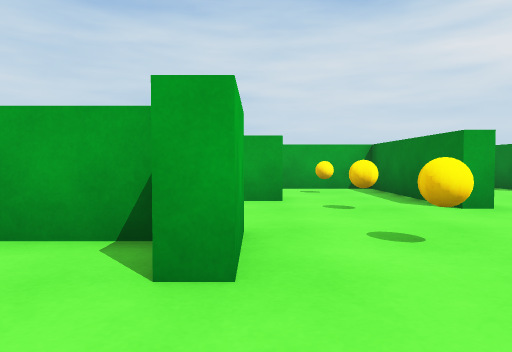
View 1 (above)

24 first-person views from a walk through a scene from a Unity 3-D project. The camera is 0.65 m above the floor, tilts 2° down and sees 70° across. The floor is counted in squares, 1 m on a side. Each view is taken from the middle of a square. On the plan, view 1 faces up. The plan holds only what a view shows up to about 10 squares ahead; the rest is blank.

View 2
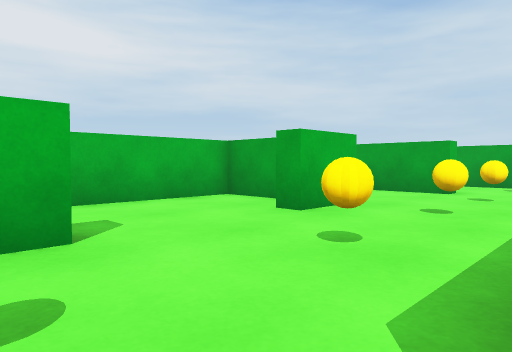

View 3
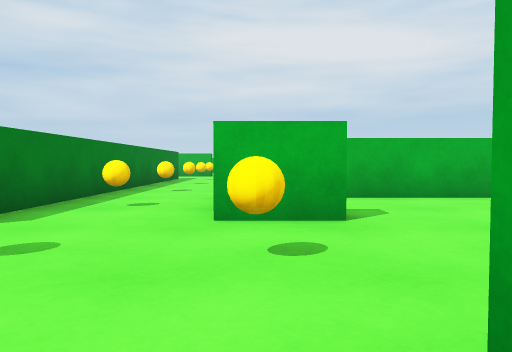

View 4
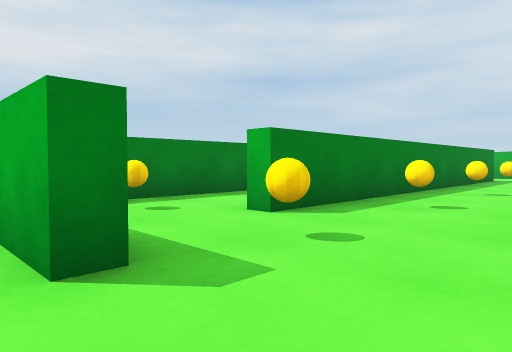

View 5
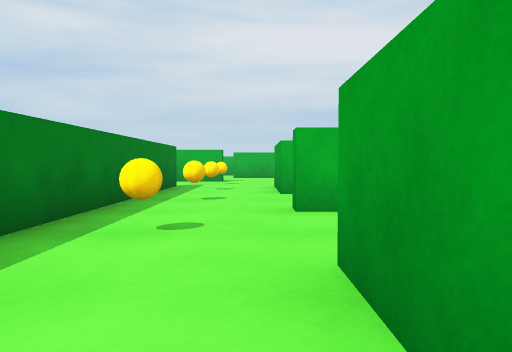

View 6
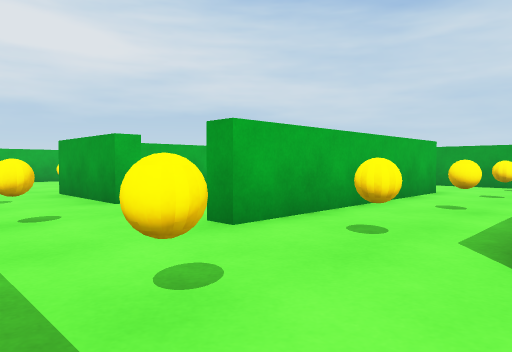

View 7
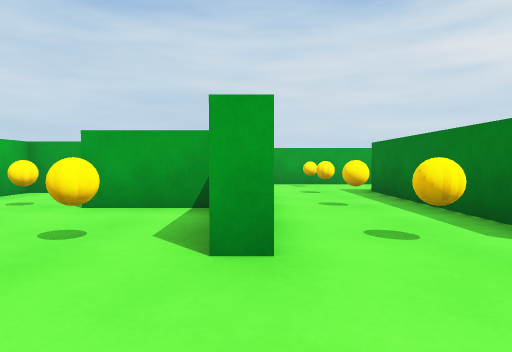

View 8
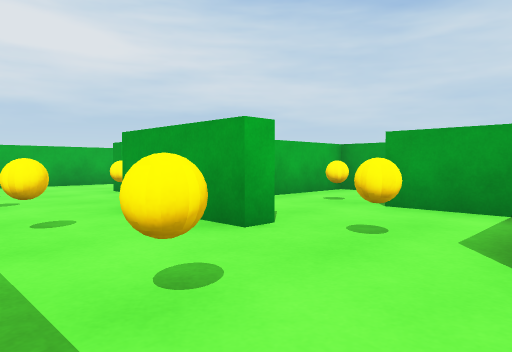

View 9
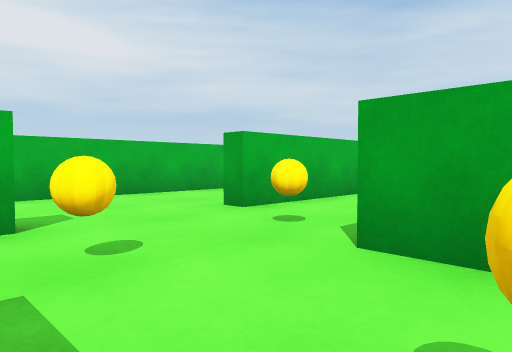

View 10
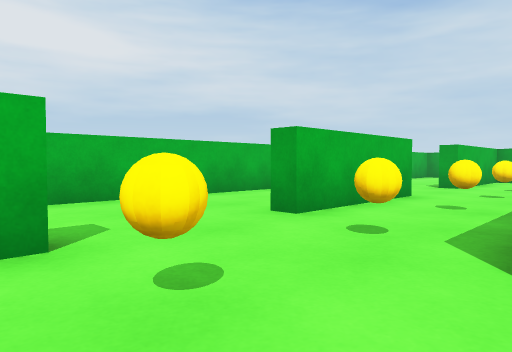

View 11
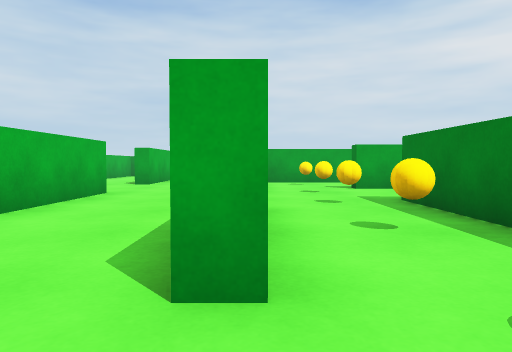

View 12
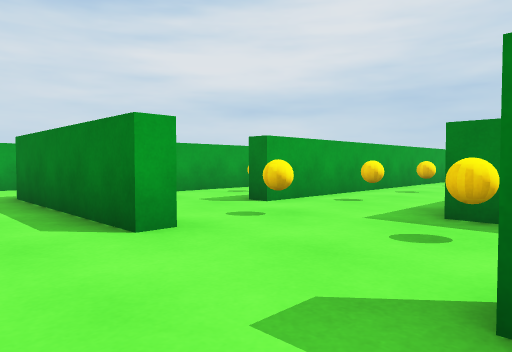

View 13
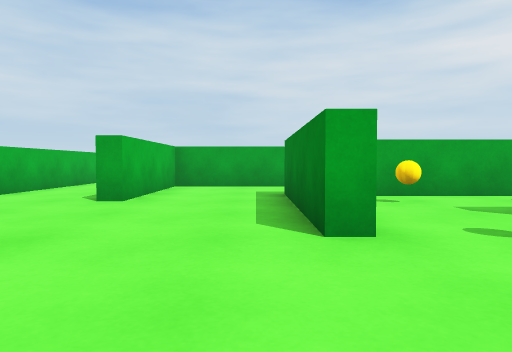

View 14
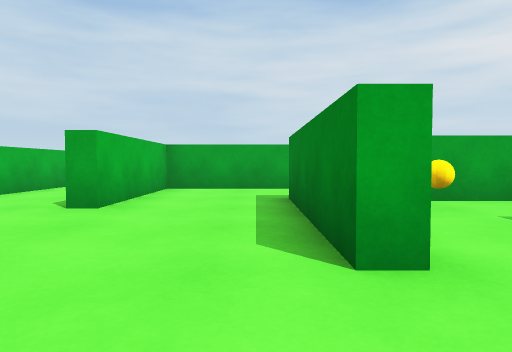

View 15
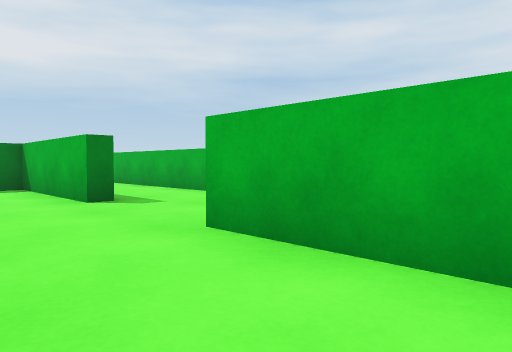

View 16
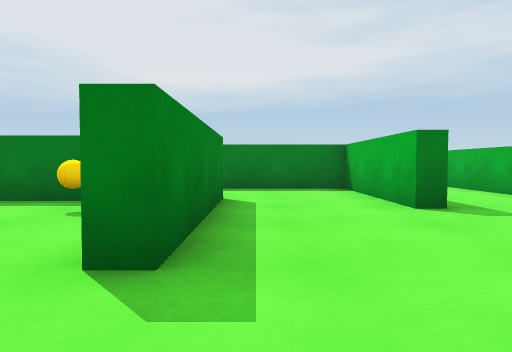

View 17
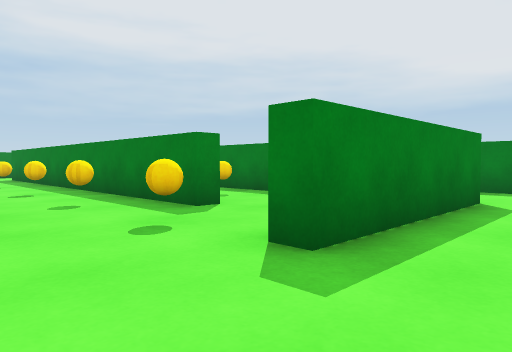

View 18
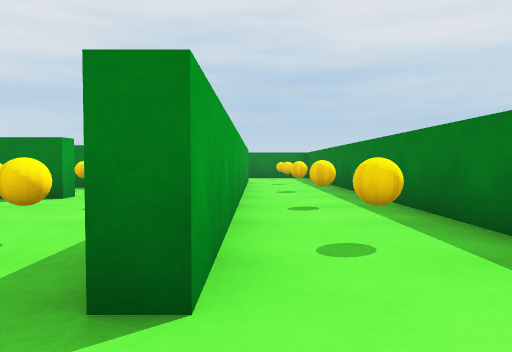

View 19
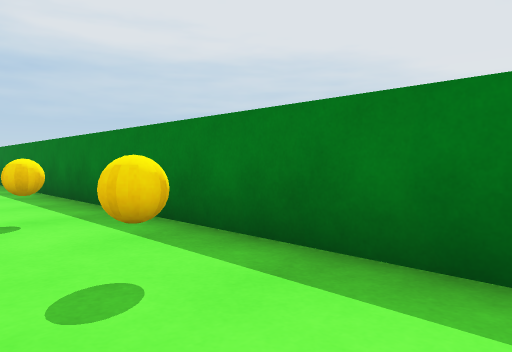

View 20
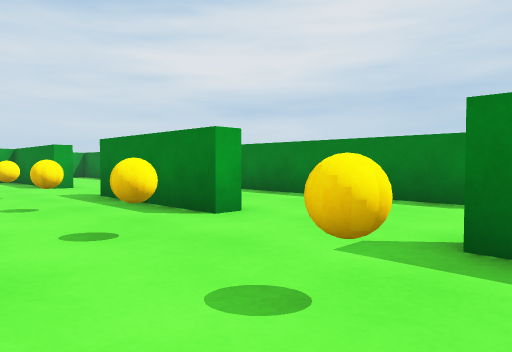

View 21
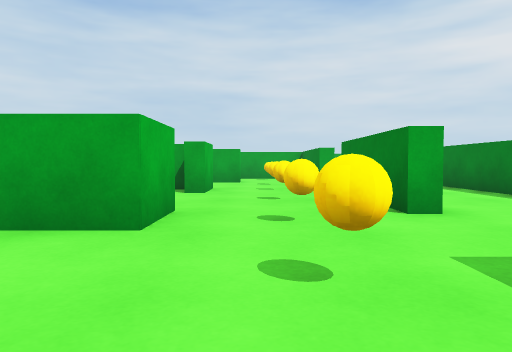

View 22
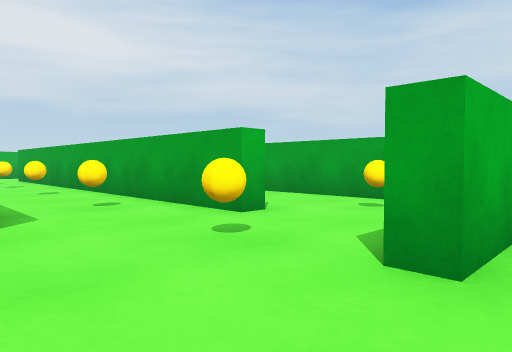

View 23
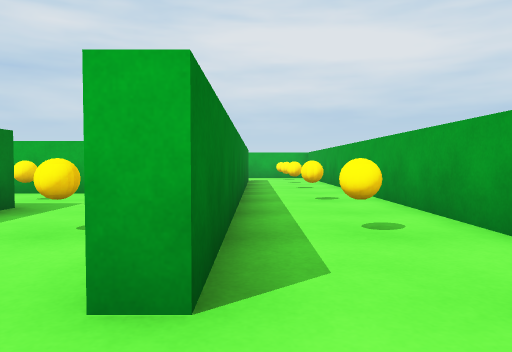

View 24
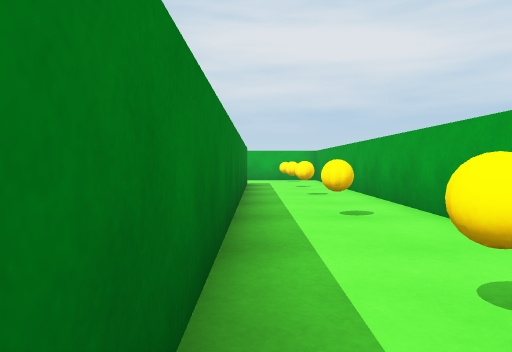

### Floor plan
Points are (right, up) in squares from view 1. A wall is a line through its corners. A room is listed if a view was taken in it or the views show most of it. See-through windows are left out.
Room 1 (view 1)
walls: (-0.1, 2) (-0.6, 2); (-0.8, 3) (-2.9, 3) (-2.9, -0.4)
ways out: opening at (0, 0.5) to room 7
Room 2 (views 2, 3, 4, 5, 6, 7, 8, 9, 10, 20, 22)
walls: (-3.3, -1.5) (-3.3, 3.5); (-5.9, 3.5) (-5.9, -2.5) (-6.3, -2.5); (-0.1, -0.9) (-0.1, -2.5) (-3.4, -2.5); (-0.1, 3.5) (-0.1, 2); (-8.7, -2.5) (-11.5, -2.5); (2.9, 1.4) (2.9, 2.4); (-11.4, 0.6) (-11.4, 3.5); (3.5, -1.3) (2.9, -1.3); (0.5, 6.3) (-11.4, 6.3); (2.9, -4.2) (3.4, -4.2); (3.4, 5.2) (2.9, 5.2); (-11.4, -5.7) (-11.4, -5.3) (0.5, -5.3); (-13.9, 2.4) (-13.9, -1.3); (6.3, -3.4) (6.3, 4)
ways out: opening at (-14, -2.5) to room 3; opening at (-14, 3.5) to room 3; opening at (-12.5, -6) to room 4; opening at (1.5, -6) to room 4; opening at (-12.5, 6) to room 5; opening at (1.5, 6) to room 5; opening at (-7.5, -2) to room 6; gap at (-9, -2) to room 6; opening at (1.5, -1) to room 7; opening at (1.5, 2) to room 7; opening at (4.5, -4); opening at (5, 5)
objects: ball (-13, -4); ball (-13, -2); ball (-13, 0); ball (-13, 3); ball (-13, 5); ball (-10, -4); ball (-10, 5); ball (-8, -4); ball (-8, 5); ball (-5, -4); ball (-5, -2); ball (-5, 0); ball (-5, 3); ball (-5, 5); ball (-2, -4); ball (-2, 5); ball (1, -4); ball (1, -2); ball (1, 3); ball (1, 5)
Room 3 (views 11, 12, 13, 14, 15, 16, 17)
walls: (-13.9, -1.3) (-14.5, -1.3); (-17.3, 5) (-17.3, -4); (-13.9, 5.2) (-14.4, 5.2) (-14.4, 9.8); (-17.8, -7.2) (-17.3, -7.2) (-17.3, -11.3) (-13.8, -11.3); (-14.4, -8.8) (-14.4, -4.2) (-13.9, -4.2); (-13.8, 12.3) (-17.3, 12.3) (-17.3, 8.2) (-17.8, 8.2); (-20.2, 13) (-20.2, 9.4)
ways out: opening at (-14, -2.5) to room 2; opening at (-14, 3.5) to room 2; opening at (-19, -7); opening at (-14, -10.5); opening at (-14, 10.5)
Room 4 (views 18, 19, 21)
walls: (-3.6, -5.7) (-11.4, -5.7); (-12, -8.3) (1, -8.3); (0.5, -5.3) (0.5, -5.8)
ways out: opening at (-12.5, -6) to room 2; opening at (1.5, -6) to room 2
objects: ball (-13, -7); ball (-10, -7); ball (-8, -7); ball (-5, -7); ball (1, -7)
Room 5 (views 23, 24)
walls: (-9.4, 6.7) (0.5, 6.7) (0.5, 6.3); (-11.4, 6.3) (-11.4, 6.8); (-13.9, 6.2) (-13.9, 5.2); (2.9, 5.2) (2.9, 9.3) (-12.6, 9.3)
ways out: opening at (-12.5, 6) to room 2; opening at (1.5, 6) to room 2
objects: ball (-13, 8); other object (-10, 8); ball (-8, 8); ball (-5, 8); ball (-2, 8); ball (1, 8)
Room 6 (no view inside)
walls: (-8.7, -2) (-8.7, -2.5); (-11, 0.6) (-11, -0.9); (-6.6, 0.3) (-8.6, 0.3); (-6.3, -2.5) (-6.3, -1.2)
ways out: opening at (-7.5, -2) to room 2; gap at (-9, -2) to room 2; opening at (-9.5, 0)
objects: ball (-10, 0); ball (-8, -2)
Room 7 (no view inside)
walls: (2.9, -1.3) (2.9, 1.4)
ways out: opening at (0, 0.5) to room 1; opening at (1.5, -1) to room 2; opening at (1.5, 2) to room 2
objects: ball (1, 0)

Positions as (right, up) in squares from view 1, and headings:
1: (0, 0), facing up
2: (3, -2), facing up-left
3: (4, -2), facing left
4: (4, -2), facing down-left
5: (-1, -3), facing left
6: (-3, -5), facing up-left
7: (-6, -5), facing up
8: (-6, -5), facing up-left
9: (-10, -5), facing up-left
10: (-11, -5), facing up-left
11: (-14, -3), facing up
12: (-16, 2), facing up-right
13: (-15, 2), facing up
14: (-15, 3), facing up
15: (-15, -1), facing down-left
16: (-15, -2), facing down
17: (-16, -2), facing down-right
18: (-13, -6), facing right
19: (-12, -6), facing down-right
20: (0, -5), facing up-right
21: (1, -6), facing up
22: (4, 3), facing up-left
23: (2, 7), facing left
24: (0, 7), facing left
